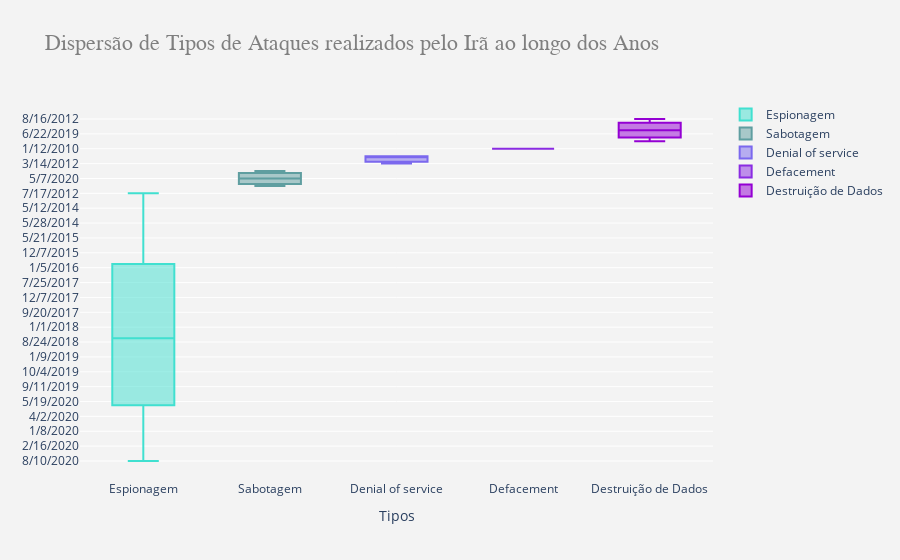

The notebook cell saved with this chart:
### Code cell
trace1 = go.Box(y = data_iran.loc[data_iran['Type'] == "Espionage", "Date"],
                name = 'Espionagem',
                marker = {'color': '#40e0d0'})

trace2 = go.Box(y = data_iran.loc[data_iran['Type'] == "Sabotage", "Date"],
                name = 'Sabotagem',
                marker = {'color': '#5f9ea0'})

trace3 = go.Box(y = data_iran.loc[data_iran['Type'] == "Denial of service", "Date"],
                name = 'Denial of service',
                marker = {'color': '#7b68ee'})

trace4 = go.Box(y = data_iran.loc[data_iran['Type'] == "Defacement", "Date"],
                name = 'Defacement',
                marker = {'color': '#8a2be2'})

trace5 = go.Box(y = data_iran.loc[data_iran['Type'] == "Data destruction", "Date"],
                name = 'Destruição de Dados',
                marker = {'color': '#9400d3'})


data = [trace1, trace2, trace3, trace4, trace5]
layout = go.Layout(title = 'Dispersão de Tipos de Ataques realizados pelo Irã ao longo dos Anos',
                   titlefont = {'family': 'Arial',
                                'size': 22,
                                'color': '#7f7f7f'},
                   xaxis = {'title': 'Tipos'},
                   paper_bgcolor = 'rgb(243, 243, 243)',
                   plot_bgcolor = 'rgb(243, 243, 243)')
fig = go.Figure(data=data, layout=layout)
py.iplot(fig)

### Figure 1 — Plotly figure (JSON) as saved in the notebook; plotly's stock layout.template omitted (floating-point values rounded to 4 significant figures)
{"data": [{"marker": {"color": "#40e0d0"}, "name": "Espionagem", "type": "box", "y": ["8/10/2020", "8/31/2020", "2/16/2020", "9/18/2020", "1/8/2020", "1/9/2020", "4/2/2020", "1/30/2020", "1/30/2020", "5/19/2020", "2/16/2020", "9/10/2020", "9/11/2019", "11/23/2019", "10/4/2019", "11/13/2019", "10/4/2019", "1/9/2019", "4/2/2019", "8/24/2018", "3/28/2018", "1/1/2018", "12/20/2018", "9/20/2017", "11/14/2017", "12/7/2017", "6/25/2017", "7/25/2017", "2/15/2017", "1/5/2016", "5/2/2016", "12/7/2015", "11/9/2015", "5/21/2015", "11/24/2015", "5/28/2014", "12/2/2014", "5/12/2014", "9/27/2013", "7/17/2012", null]}, {"marker": {"color": "#5f9ea0"}, "name": "Sabotagem", "type": "box", "y": ["7/17/2020", "5/7/2020", "8/7/2019"]}, {"marker": {"color": "#7b68ee"}, "name": "Denial of service", "type": "box", "y": ["3/14/2012", "9/18/2012", "9/18/2012"]}, {"marker": {"color": "#8a2be2"}, "name": "Defacement", "type": "box", "y": ["1/12/2010"]}, {"marker": {"color": "#9400d3"}, "name": "Destruição de Dados", "type": "box", "y": ["12/4/2019", "6/22/2019", "12/12/2014", "8/16/2012"]}], "layout": {"paper_bgcolor": "rgb(243, 243, 243)", "plot_bgcolor": "rgb(243, 243, 243)", "title": {"font": {"color": "#7f7f7f", "family": "Arial", "size": 22}, "text": "Dispersão de Tipos de Ataques realizados pelo Irã ao longo dos Anos"}, "xaxis": {"title": {"text": "Tipos"}}}}
